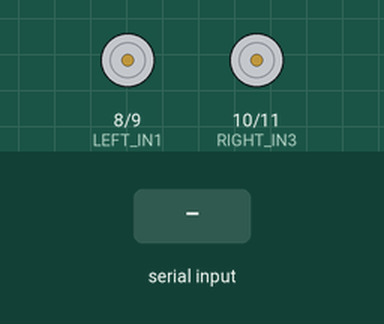
Bench run of a sketch on a simulated Arduino Uno, built with avr-gcc and run on an emulated ATmega328P. Shown: motor-driver pin pairs drawn as motors (green arrow = first pin HIGH = forward, orange = second pin HIGH = backward, longer = more drive). Inputs (shaded band) come from the test bench. What the sketch prints to the serial monitor is not drawn.

Above: at 1.2 s.
1.3 s: "w" received over Serial
At 2.4 s:
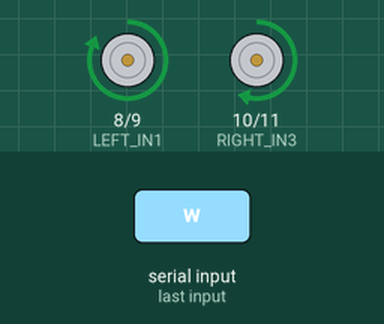
2.8 s: "s" received over Serial
At 3.5 s:
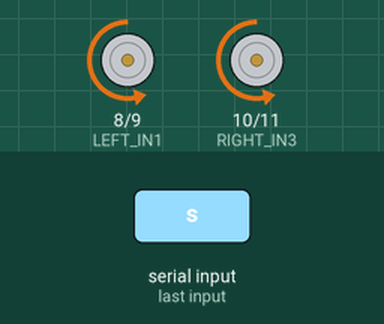
4.3 s: "a" received over Serial
At 4.7 s:
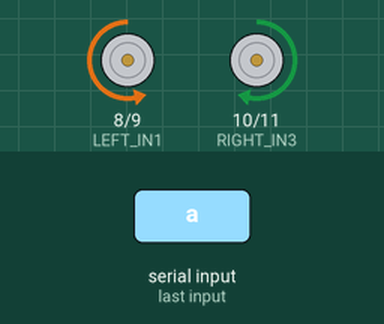
5.8 s: "d" received over Serial
At 7.0 s:
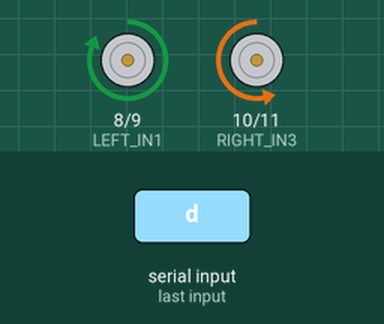
7.3 s: byte 32 (' ') received over Serial
At 8.1 s:
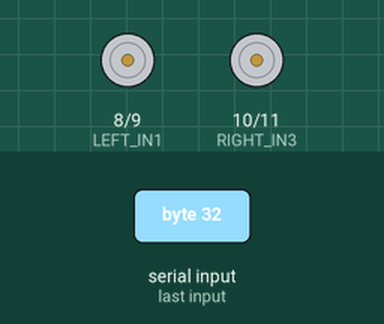
8.8 s: "S" received over Serial
At 9.3 s:
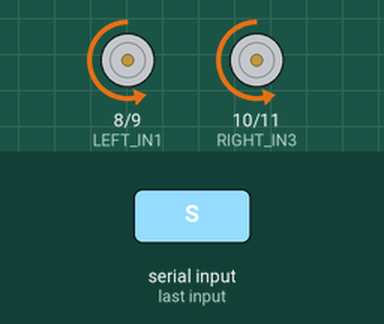
Timing chart, 0 to 11.3 s (numbered marks = the images above; inputs shaded):
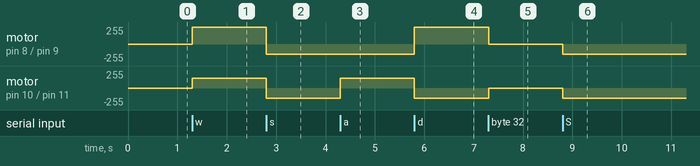

The sketch:

____.ino
```cpp
/*
 * 实验名称：双轮小车控制
 * 实验目的：使用 L298N 控制双轮小车前进、后退、转向
 *
 * 硬件连接：
 *   左电机：IN1→D8, IN2→D9(PWM)
 *   右电机：IN3→D10(PWM), IN4→D11
 *   L298N VCC → 外部电源（7.4V 锂电池推荐）
 *   L298N GND → 外部GND + Arduino GND
 *
 * 串口命令：
 *   'w' - 前进
 *   's' - 后退
 *   'a' - 左转
 *   'd' - 右转
 *   ' ' - 停止
 *   '+' - 加速
 *   '-' - 减速
 */

// 左电机
const int LEFT_IN1 = 8;
const int LEFT_IN2 = 9;

// 右电机
const int RIGHT_IN3 = 10;
const int RIGHT_IN4 = 11;

int carSpeed = 150;  // 默认速度

void setup() {
  pinMode(LEFT_IN1, OUTPUT);
  pinMode(LEFT_IN2, OUTPUT);
  pinMode(RIGHT_IN3, OUTPUT);
  pinMode(RIGHT_IN4, OUTPUT);

  stopCar();

  Serial.begin(9600);
  Serial.println("=== 小车控制 ===");
  Serial.println("w=前进 s=后退 a=左转 d=右转 空格=停止");
  Serial.println("+/-=调速");
}

void loop() {
  if (Serial.available() > 0) {
    char cmd = Serial.read();

    switch (cmd) {
      case 'w': case 'W':
        forward();
        Serial.print("前进 速度:");
        Serial.println(carSpeed);
        break;
      case 's': case 'S':
        backward();
        Serial.print("后退 速度:");
        Serial.println(carSpeed);
        break;
      case 'a': case 'A':
        turnLeft();
        Serial.println("左转");
        break;
      case 'd': case 'D':
        turnRight();
        Serial.println("右转");
        break;
      case ' ':
        stopCar();
        Serial.println("停止");
        break;
      case '+':
        carSpeed = min(255, carSpeed + 20);
        Serial.print("速度: ");
        Serial.println(carSpeed);
        break;
      case '-':
        carSpeed = max(50, carSpeed - 20);
        Serial.print("速度: ");
        Serial.println(carSpeed);
        break;
    }
  }
}

void forward() {
  analogWrite(LEFT_IN1, carSpeed);
  digitalWrite(LEFT_IN2, LOW);
  analogWrite(RIGHT_IN3, carSpeed);
  digitalWrite(RIGHT_IN4, LOW);
}

void backward() {
  digitalWrite(LEFT_IN1, LOW);
  analogWrite(LEFT_IN2, carSpeed);
  digitalWrite(RIGHT_IN3, LOW);
  analogWrite(RIGHT_IN4, carSpeed);
}

void turnLeft() {
  digitalWrite(LEFT_IN1, LOW);
  analogWrite(LEFT_IN2, carSpeed);
  analogWrite(RIGHT_IN3, carSpeed);
  digitalWrite(RIGHT_IN4, LOW);
}

void turnRight() {
  analogWrite(LEFT_IN1, carSpeed);
  digitalWrite(LEFT_IN2, LOW);
  digitalWrite(RIGHT_IN3, LOW);
  analogWrite(RIGHT_IN4, carSpeed);
}

void stopCar() {
  digitalWrite(LEFT_IN1, LOW);
  digitalWrite(LEFT_IN2, LOW);
  digitalWrite(RIGHT_IN3, LOW);
  digitalWrite(RIGHT_IN4, LOW);
}
```

Measured:
- after the input at 1.3 s, motor on pin 8 (LEFT_IN1) / pin 9 (LEFT_IN2): stopped → forward 255/255 at once; motor on pin 10 (RIGHT_IN3) / pin 11 (RIGHT_IN4): stopped → forward 150/255 at once
- after the input at 2.8 s, motor on pin 8 (LEFT_IN1) / pin 9 (LEFT_IN2): forward 255/255 → backward 150/255 at once; motor on pin 10 (RIGHT_IN3) / pin 11 (RIGHT_IN4): forward 150/255 → backward 150/255 at once
- after the input at 4.3 s, motor on pin 10 (RIGHT_IN3) / pin 11 (RIGHT_IN4): backward 150/255 → forward 150/255 at once
- after the input at 5.8 s, motor on pin 8 (LEFT_IN1) / pin 9 (LEFT_IN2): backward 150/255 → forward 255/255 at once; motor on pin 10 (RIGHT_IN3) / pin 11 (RIGHT_IN4): forward 150/255 → backward 150/255 at once
- after the input at 7.3 s, motor on pin 8 (LEFT_IN1) / pin 9 (LEFT_IN2): forward 255/255 → stopped at once; motor on pin 10 (RIGHT_IN3) / pin 11 (RIGHT_IN4): backward 150/255 → stopped at once
- after the input at 8.8 s, motor on pin 8 (LEFT_IN1) / pin 9 (LEFT_IN2), motor on pin 10 (RIGHT_IN3) / pin 11 (RIGHT_IN4): stopped → backward 150/255 at once
